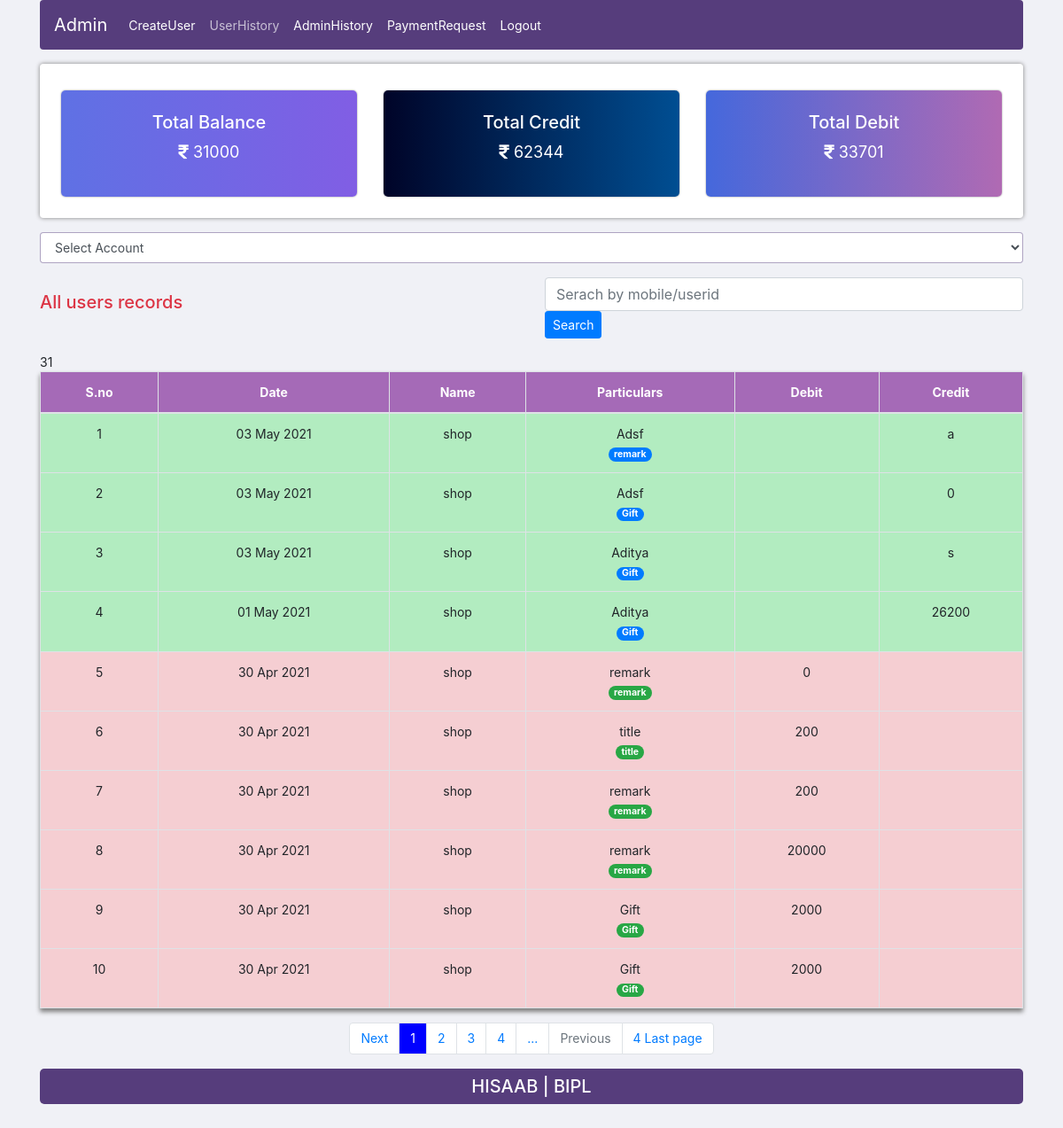
Page /practice.php (signed in) on the committed database.
### tables this page shows
CREATE TABLE `data` (
  `id` int(11) NOT NULL,
  `user_id` varchar(20) NOT NULL,
  `title` varchar(255) NOT NULL,
  `credit` varchar(255) NOT NULL,
  `debit` varchar(255) NOT NULL,
  `date` varchar(50) NOT NULL,
  `file` varchar(255) NOT NULL,
  `payment_mode` varchar(50) NOT NULL,
  `remark` varchar(255) NOT NULL,
  `name` varchar(50) NOT NULL,
  `balance` varchar(50) NOT NULL
);

### practice.php (the view, shortened to what this page needs)
<?php
         $account=$_SESSION['accounts'];
         if($_SESSION['opt']!=''){
         }else{
            echo $account=$_SESSION['opt'];
         }
        $search=$_SESSION['search'];
        if($_SESSION['accounts']=="all"){
           }else{
             $account=$_SESSION['accounts'];
           }
       if($account==""){
        $con=mysqli_connect('localhost','root','','accounting');
        $datas=mysqli_query($con,"SELECT SUM(debit),SUM(credit),balance FROM `data` ");
        while($r=mysqli_fetch_array($datas)){
          $debit=$r['SUM(debit)'];
           $credit=$r['SUM(credit)'];
        }
        $q=mysqli_query($con,"SELECT SUM(balance) FROM `user`");
        while($r=mysqli_fetch_array($q)){
           $total=$r['SUM(balance)'];
        }
       }
        ?>
<!DOCTYPE html>
<html lang="en">
<head>
    <link rel="stylesheet" href="https://maxcdn.bootstrapcdn.com/bootstrap/4.5.2/css/bootstrap.min.css">
    <link rel="stylesheet" href="https://cdnjs.cloudflare.com/ajax/libs/font-awesome/5.15.3/css/all.min.css">
</head>
<body>
    <div class="container">
         <nav class="navbar navbar-expand-lg navbar-dark " style="background:#563d7c;border-radius:4px;">
            <a class="navbar-brand" href="adminhistory.php">Admin</a>
            <div class="collapse navbar-collapse" id="navbarSupportedContent">
                <ul class="navbar-nav mr-auto">
                <li class="nav-item">
                    <a class="nav-link text-white" href="users.php">CreateUser</a>
                </li>
                <li class="nav-item">
                    <a class="nav-link disabled" style="color:rgba(255, 255, 255, 0.678); href="userhistory.php">UserHistory</a>
                </li>
                <li class="nav-item">
                    <a class="nav-link text-white" href="adminhistory.php">AdminHistory</a>
                </li>
                <li class="nav-item">
                    <a class="nav-link text-white" href="acceptpayrequest.php">PaymentRequest</a>
                </li>
                <li class="nav-item">
                    <a class="nav-link text-white" href="adminlogout.php">Logout</a>
                </li>
                </ul>
            </div>
        </nav>
            <div class="card my-3" style="border:none;box-shadow:0 0 5px 0 grey;">
            <div class="row text-center p-4" style="margin-top:-10px;">
                                        <div class="col-md-4 col-sm-6 ">
                                            <div class="box1">
                                                <h5 class="mt-3 pt-4">Total Balance</h5>
                                               <span style="font-size:18px;"><i class="fas fa-rupee-sign"></i>&nbsp;<?php echo $total;?></span>
                                            </div>
                                        </div>
                                        <div class="col-md-4 col-sm-6">
                                            <div class="box2" >
                                                <h5 class="mt-3 pt-4">Total Credit</h5>
                                                <span style="font-size:18px;"><i class="fas fa-rupee-sign"></i>&nbsp;<?php echo $credit;?></span>
                                            </div>
                                        </div>
                                        <div class="col-md-4 col-sm-6 ">
                                            <div class="box3">
                                                <h5 class="mt-3 pt-4">Total Debit</h5>
                                                <span style="font-size:18px;"><i class="fas fa-rupee-sign"></i>&nbsp;<?php echo $debit;?></span>
                                            </div>
                                        </div>
                        </div>
            </div>
            <div class="form-group">
            <form action="" method="POST" id="myForm">
                <select name="opt" onchange="formSubmit()" id="opt"  class="form-control">
                    <option value="" hidden="true" selected>Select Account</option>
                </select>
            </form>
            </div>
            <div>
             <?php
               if($account==""){
                ?>
                    <div class="row">
                        <div class="col-md-6 col-12">
                            <h5 class="text-danger my-3" style="margin-top:-7px;">All users records</h5>
                        </div>
                        <div class="col-md-6 col-12">
                            <div class="form-group">
                                <form action="" method="POST">
                                <input type="text" class="form-control" name="searchInput" id="searchInput" placeholder="Serach by mobile/userid">
                                <button type="button" onclick="searchFun()" class="btn btn-sm btn-primary">Search</button>
                                </form>
                            </div>
                        </div>
                    </div>
                <?php
               }
             ?>
            </div>
               <div id="fetch_data">
        <div class="table-responsiv-md">
            <table class="table table-bordered text-center" style="box-shadow:0 4px 5px 0 grey">
                <?php
                    $con=mysqli_connect('localhost','root','','accounting');
                    if($search!=""){
                        $query=mysqli_query($con,"SELECT * FROM `data` WHERE name LIKE '$search%';");
                       echo $_SESSION['search']="This is what";
                    }else{
                        if($account==""){
                        $query=mysqli_query($con,"SELECT * FROM `data`");
                        }else{
                            $query=mysqli_query($con,"SELECT * FROM `data` where user_id='$account'");
                        }
                    }
                    $limit=10;
                   echo $total_row=mysqli_num_rows($query);
                    $total_page=ceil($total_row/$limit);
                    if(!isset($_GET['page'])){
                        $page=1;
                    }else{
                         $page=$_GET['page'];
                    }
                    $row_last=($page-1)*$limit;
                    if($search!=""){
                        $data=mysqli_query($con,"SELECT * FROM `data` where name LIKE '$search%'  ORDER BY id DESC LIMIT $row_last,$limit");
                            $row=mysqli_num_rows($data);
                    }else{
                        if($account!=""){
                            $data=mysqli_query($con,"SELECT * FROM `data` where user_id='$account' ORDER BY id DESC LIMIT $row_last,$limit");
                            $row=mysqli_num_rows($data);
                        }else{
                            $data=mysqli_query($con,"SELECT * FROM `data`  ORDER BY id DESC LIMIT $row_last,$limit");
                            $row=mysqli_num_rows($data);
                        }
                    }
                    if($row){
                        ?>
                        <thead class="text-white" style="background:#a56ab7;">
                            <th>S.no</th>
                            <th>Date</th>
                            <th>Name</th>
                            <th>Particulars</th>
                            <th>Debit</th>
                            <th>Credit</th>
                        </thead>
                    <?php
                    }else{
                        ?>
                        <div class="alert alert-danger text-center">
                            <span>No record found</span>
                        </div>
                        <?php
                    }
                    $sno=0;
                    while($row=mysqli_fetch_array($data)){
                        $sno++;
                       if($row['credit']!=""){
                        ?>
                        <tr style=background:#b2ecc0;>
                            <td><?php echo $sno; ?></td>
                            <td><?php echo $row['date'];?></td>
                            <td><?php echo $row['name'];?></td>
                            <td>
                                <span style="text-transform:capitalize;"><?php echo $row['title'];?></span><br>
                                <span class="badge badge-pill badge-primary"><?php echo $row['remark'];?></span>
                            </td>
                            <td ><?php echo $row['debit'];?></td>
                            <td><?php echo $row['credit'];?></td>
                        </tr>
                    <?php
                       }
                       if($row['debit']!=""){
                        ?>
                        </div>
                        <tr style="background:#f6cacee1;">
                            <td><?php echo $sno; ?></td>
                            <td><?php echo $row['date'];?></td>
                            <td><?php echo $row['name'];?></td>
                            <td>
                                <span><?php echo $row['remark'];?></span><br>
                                <span class="badge badge-pill badge-success"><?php echo $row['remark'];?></span>
                            </td>
                            <td ><?php echo $row['debit'];?></td>
                            <td ><?php echo $row['credit'];?></td>
                        </tr>
                    <?php
                       }
                    }
                ?>
        <ul class="pagination  d-flex justify-content-center">
                 <?php
                            if($page<=$total_page){
                                if($page==$total_page){ $one=0;}else{$one=1;}
                                ?>
                                <li class="page-item <?php if($one==0){echo "disabled";}?> ">
                                    <a class="page-link " href="userhistory.php?page=<?php echo $page+$one;?>"><?php echo "Next";?></a>
                                </li>
                            <?php
                            }
                                $i=0;
                                for($pages=$page;$pages<=$total_page; $pages++){
                                    if($i!=4){
                                        ?>
                                    <li class="page-item <?php if($page==$pages){ echo "disabled"; } ?>" >
                                        <a class="page-link " style="<?php if($page==$pages){ echo "background:blue;color:white;"; } ?>" href="userhistory.php?page=<?php echo $pages;?>"><?php echo $pages;?></a>
                                    </li>
                                    <?php
                                    $i++;
                                    }
                                }
                                if($total_page){
                                    ?>
                                    <li class="page-item">
                                        <span class="page-link">...</span>
                                    </li>
                                    <?php
                                     if($page>0){
                                        if($page==1){ $one=0;}else{$one=1;}
                                        ?>
                                        <li class="page-item <?php if($page==1){echo "disabled";}?> ">
                                            <a class="page-link " href="userhistory.php?page=<?php echo $page-$one;?>"><?php echo "Previous";?></a>
                                        </li>
                                    <?php
                                    }
                                    ?>
                                <?php
                                    if($total_page==$page){
                                        ?>
                                        <li class="page-item ">
                                            <a class="page-link" href="userhistory.php?page=<?php echo 1;?>"><?php echo ' First page';?></a>
                                        </li>
                                        <?php
                                    }else{
                                        ?>
                                        <li class="page-item ">
                                            <a class="page-link" href="userhistory.php?page=<?php echo $total_page;?>"><?php echo $total_page.' Last page';?></a>
                                        </li>
                                        <?php
                                    }
                                ?>
                                <?php
                                }
                 ?>
            </ul>
                    <div class="text-center text-white" >
                        <h5 class="text-white p-2" style="background:#563d7c;border-radius:5px;"><span>HISAAB | BIPL</span></h5>
                    </div>
</body>
</html>

### practice.php (style rules this page uses)
body { background:#f0f1f6; font-size:14px; }
.box1 { height:120px; width:100%; background:linear-gradient(to right,#5F71E4,#815EE4); box-shadow:0 0 2px 0 grey; border-radius:5px; color:#fff; margin:auto; }
.box2 { height:120px; width:100%; background:linear-gradient(to right,#000428,#004e92); box-shadow:0 0 2px 0 grey; border-radius:5px; color:#fff; margin:auto; }
.box3 { height:120px; width:100%; background:linear-gradient(to right,#4568dc,#b06ab3); box-shadow:0 0 2px 0 grey; border-radius:5px; color:#fff; margin:auto; }
#opt { box-shadow:none; font-size:14px; text-transform:capitalize; border:1px solid #563d7c6c; }

### rows in the picture
data: date "03 May 2021", name "shop", title "Adsf", remark "remark", credit "a"
data: date "03 May 2021", name "shop", title "Adsf", remark "Gift", credit "0"
data: date "03 May 2021", name "shop", title "Aditya", remark "Gift", credit "s"
data: date "01 May 2021", name "shop", title "Aditya", remark "Gift", credit "26200"
data: date "30 Apr 2021", name "shop", remark "remark", debit "0"
data: date "30 Apr 2021", name "shop", remark "title", debit "200"
data: date "30 Apr 2021", name "shop", remark "remark", debit "200"
data: date "30 Apr 2021", name "shop", remark "remark", debit "20000"
data: date "30 Apr 2021", name "shop", remark "Gift", debit "2000"
data: date "30 Apr 2021", name "shop", remark "Gift", debit "2000"

### other values in the picture
$total "31000"
$credit "62344"
$debit "33701"
$total_page "4"
